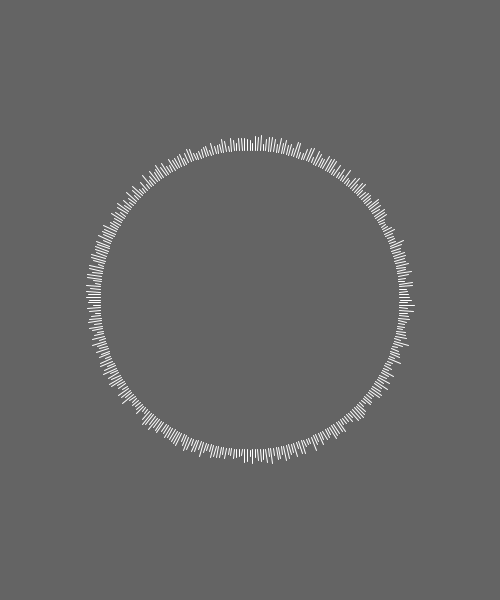
Frame 1 (no input)
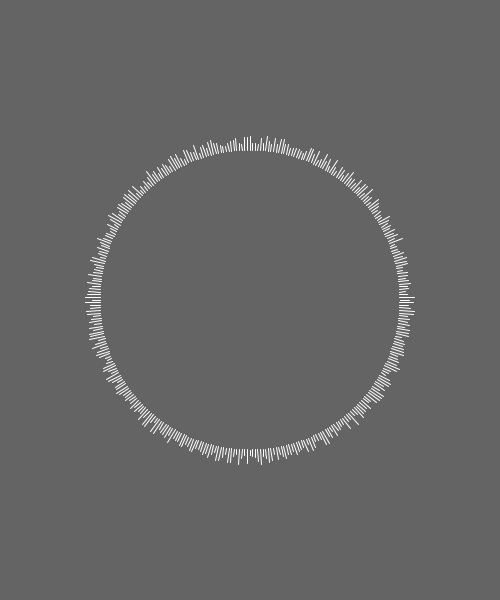
Frame 60 (the mouse pressed at the canvas centre just before this capture)
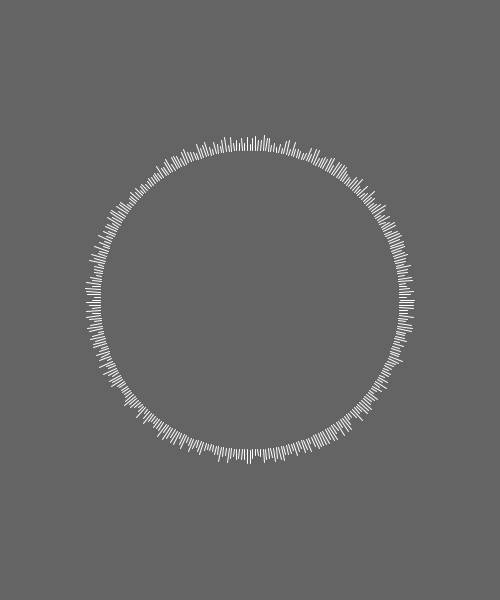
Frame 120 (the mouse held since frame 60 and released just before this capture)

The Processing sketch that drew these frames (run headless with seeded random() and noise(); from frame 60 on, the mouse is pressed at the canvas centre):

// Processing sketch: day6_03_sin_n_cos_lines
// ── day6_03_sin_n_cos_lines.pde
void setup() {
  size(500, 600);
  background(100);
}

void draw() {
  background(100);

  for (int a = 0; a < 360; a+=1) {
    float freq, amp;
    freq = radians(a); // deg --> rad
    amp = 150; // radius
    
    float sinVal = sin(freq) * amp;
    float cosVal = cos(freq) * amp;

    float x = width/2 + cosVal;
    float y = height/2 + sinVal;
    
    amp = 150 + random(5, 15);
    float sinVal1 = sin(freq) * amp;
    float cosVal1 = cos(freq) * amp;
    
    float x1 = width/2 + cosVal1;
    float y1 = height/2 + sinVal1;
    
    stroke(255);
    line(x,y,x1,y1);
  }
}
